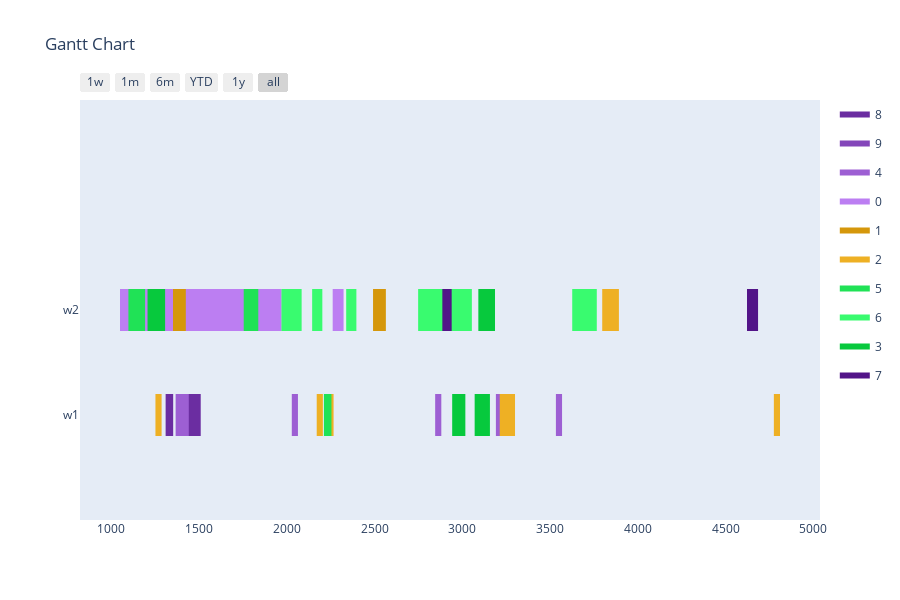

Here is the notebook cell this chart was saved with:
### Markdown cell above
Config 2 - Test with Two Point Crossover

### Code cell
optimizer = BaseGA(env)
optimizer.set_minimize()
# optional (in this case, all options given are the default option, if the configuration step is skipped)
optimizer.configure('tardiness', 'twopointcrossover', 'roulettewheel', 'randomize')
# choose an input generator (optional) -> decides how the data gets converted into the optimizer format
#optimizer.set_input_generator('SameLengthAlternativesGenerator')
# all parameters after offspring_amount are optional (in this case -> verbose=True)
result, best_fitness_history, average_fitness_history, best_generation_history, feasible_gen = optimizer.optimize(orders, max_generations, earliest_time_slot, last_time_slot, population_size, offspring_amount, verbose=True)
workstation_assignments = reformat_result(result, orders, env)
visualize(workstation_assignments, best_fitness_history, average_fitness_history, best_generation_history, feasible_gen)

### Figure 1 — Plotly figure (JSON) as saved in the notebook; plotly's stock layout.template omitted (floating-point values rounded to 4 significant figures)
{"data": [{"fill": "toself", "fillcolor": "rgb(107, 45, 161)", "hoverinfo": "name", "legendgroup": "rgb(107, 45, 161)", "mode": "none", "name": "8", "type": "scatter", "x": [1306, 1389, 1389, 1306, 1306, 509, 552, 552, 509, 509, 1309, 1352, 1352, 1309, 1309, 353, 396, 396, 353, 353, 1422, 1509, 1509, 1422, 1422, 655, 698, 698, 655], "y": [0.8, 0.8, 1.2, 1.2, null, -0.2, -0.2, 0.2, 0.2, null, -0.2, -0.2, 0.2, 0.2, null, -0.2, -0.2, 0.2, 0.2, null, -0.2, -0.2, 0.2, 0.2, null, -0.2, -0.2, 0.2, 0.2]}, {"fill": "toself", "fillcolor": "rgb(132, 70, 186)", "hoverinfo": "name", "legendgroup": "rgb(132, 70, 186)", "mode": "none", "name": "9", "type": "scatter", "x": [1333, 1406, 1406, 1333, 1333, 526, 589, 589, 526, 526, 1434, 1507, 1507, 1434, 1434, 287, 340, 340, 287], "y": [0.8, 0.8, 1.2, 1.2, null, 0.8, 0.8, 1.2, 1.2, null, 0.8, 0.8, 1.2, 1.2, null, 0.8, 0.8, 1.2, 1.2]}, {"fill": "toself", "fillcolor": "rgb(157, 95, 211)", "hoverinfo": "name", "legendgroup": "rgb(157, 95, 211)", "mode": "none", "name": "4", "type": "scatter", "x": [2845, 2880, 2880, 2845, 2845, 255, 290, 290, 255, 255, 2028, 2063, 2063, 2028, 2028, 3191, 3234, 3234, 3191, 3191, 1366, 1441, 1441, 1366, 1366, 3533, 3568, 3568, 3533], "y": [-0.2, -0.2, 0.2, 0.2, null, -0.2, -0.2, 0.2, 0.2, null, -0.2, -0.2, 0.2, 0.2, null, -0.2, -0.2, 0.2, 0.2, null, -0.2, -0.2, 0.2, 0.2, null, -0.2, -0.2, 0.2, 0.2]}, {"fill": "toself", "fillcolor": "rgb(188, 126, 242)", "hoverinfo": "name", "legendgroup": "rgb(188, 126, 242)", "mode": "none", "name": "0", "type": "scatter", "x": [924, 1049, 1049, 924, 924, 836, 976, 976, 836, 836, 925, 1060, 1060, 925, 925, 2261, 2304, 2304, 2261, 2261, 2839, 2897, 2897, 2839, 2839, 2262, 2323, 2323, 2262, 2262, 1294, 1429, 1429, 1294], "y": [0.8, 0.8, 1.2, 1.2, null, 0.8, 0.8, 1.2, 1.2, null, 0.8, 0.8, 1.2, 1.2, null, 0.8, 0.8, 1.2, 1.2, null, 0.8, 0.8, 1.2, 1.2, null, 0.8, 0.8, 1.2, 1.2, null, 0.8, 0.8, 1.2, 1.2]}, {"fill": "toself", "fillcolor": "rgb(213, 151, 11)", "hoverinfo": "name", "legendgroup": "rgb(213, 151, 11)", "mode": "none", "name": "1", "type": "scatter", "x": [2491, 2564, 2564, 2491, 2491, 1351, 1424, 1424, 1351, 1351, 406, 450, 450, 406, 406, 286, 339, 339, 286], "y": [0.8, 0.8, 1.2, 1.2, null, 0.8, 0.8, 1.2, 1.2, null, 0.8, 0.8, 1.2, 1.2, null, 0.8, 0.8, 1.2, 1.2]}, {"fill": "toself", "fillcolor": "rgb(238, 176, 36)", "hoverinfo": "name", "legendgroup": "rgb(238, 176, 36)", "mode": "none", "name": "2", "type": "scatter", "x": [3797, 3892, 3892, 3797, 3797, 3213, 3300, 3300, 3213, 3213, 2170, 2205, 2205, 2170, 2170, 4775, 4810, 4810, 4775, 4775, 1251, 1286, 1286, 1251, 1251, 2231, 2266, 2266, 2231], "y": [0.8, 0.8, 1.2, 1.2, null, -0.2, -0.2, 0.2, 0.2, null, -0.2, -0.2, 0.2, 0.2, null, -0.2, -0.2, 0.2, 0.2, null, -0.2, -0.2, 0.2, 0.2, null, -0.2, -0.2, 0.2, 0.2]}, {"fill": "toself", "fillcolor": "rgb(32, 226, 86)", "hoverinfo": "name", "legendgroup": "rgb(32, 226, 86)", "mode": "none", "name": "5", "type": "scatter", "x": [1754, 1837, 1837, 1754, 1754, 2845, 2940, 2940, 2845, 2845, 1097, 1192, 1192, 1097, 1097, 2211, 2254, 2254, 2211, 2211, 596, 683, 683, 596, 596, 599, 634, 634, 599], "y": [0.8, 0.8, 1.2, 1.2, null, 0.8, 0.8, 1.2, 1.2, null, 0.8, 0.8, 1.2, 1.2, null, -0.2, -0.2, 0.2, 0.2, null, -0.2, -0.2, 0.2, 0.2, null, -0.2, -0.2, 0.2, 0.2]}, {"fill": "toself", "fillcolor": "rgb(57, 251, 111)", "hoverinfo": "name", "legendgroup": "rgb(57, 251, 111)", "mode": "none", "name": "6", "type": "scatter", "x": [2338, 2396, 2396, 2338, 2338, 2929, 3054, 3054, 2929, 2929, 2748, 2888, 2888, 2748, 2748, 2144, 2202, 2202, 2144, 2144, 1969, 2084, 2084, 1969, 1969, 355, 398, 398, 355, 355, 3626, 3766, 3766, 3626], "y": [0.8, 0.8, 1.2, 1.2, null, 0.8, 0.8, 1.2, 1.2, null, 0.8, 0.8, 1.2, 1.2, null, 0.8, 0.8, 1.2, 1.2, null, 0.8, 0.8, 1.2, 1.2, null, 0.8, 0.8, 1.2, 1.2, null, 0.8, 0.8, 1.2, 1.2]}, {"fill": "toself", "fillcolor": "rgb(7, 201, 61)", "hoverinfo": "name", "legendgroup": "rgb(7, 201, 61)", "mode": "none", "name": "3", "type": "scatter", "x": [1206, 1289, 1289, 1206, 1206, 3091, 3186, 3186, 3091, 3091, 1223, 1306, 1306, 1223, 1223, 218, 253, 253, 218, 218, 2942, 3017, 3017, 2942, 2942, 3070, 3157, 3157, 3070], "y": [0.8, 0.8, 1.2, 1.2, null, 0.8, 0.8, 1.2, 1.2, null, 0.8, 0.8, 1.2, 1.2, null, -0.2, -0.2, 0.2, 0.2, null, -0.2, -0.2, 0.2, 0.2, null, -0.2, -0.2, 0.2, 0.2]}, {"fill": "toself", "fillcolor": "rgb(82, 20, 136)", "hoverinfo": "name", "legendgroup": "rgb(82, 20, 136)", "mode": "none", "name": "7", "type": "scatter", "x": [402, 475, 475, 402, 402, 2886, 2939, 2939, 2886, 2886, 4622, 4685, 4685, 4622, 4622, 800, 853, 853, 800], "y": [0.8, 0.8, 1.2, 1.2, null, 0.8, 0.8, 1.2, 1.2, null, 0.8, 0.8, 1.2, 1.2, null, 0.8, 0.8, 1.2, 1.2]}, {"legendgroup": "rgb(107, 45, 161)", "marker": {"color": "rgb(107, 45, 161)", "opacity": 0, "size": 1}, "mode": "markers", "name": "", "showlegend": false, "text": [null, null, null, null, null, null, null, null, null, null, null, null], "type": "scatter", "x": [1306, 1389, 509, 552, 1309, 1352, 353, 396, 1422, 1509, 655, 698], "y": [1, 1, 0, 0, 0, 0, 0, 0, 0, 0, 0, 0]}, {"legendgroup": "rgb(132, 70, 186)", "marker": {"color": "rgb(132, 70, 186)", "opacity": 0, "size": 1}, "mode": "markers", "name": "", "showlegend": false, "text": [null, null, null, null, null, null, null, null], "type": "scatter", "x": [1333, 1406, 526, 589, 1434, 1507, 287, 340], "y": [1, 1, 1, 1, 1, 1, 1, 1]}, {"legendgroup": "rgb(157, 95, 211)", "marker": {"color": "rgb(157, 95, 211)", "opacity": 0, "size": 1}, "mode": "markers", "name": "", "showlegend": false, "text": [null, null, null, null, null, null, null, null, null, null, null, null], "type": "scatter", "x": [2845, 2880, 255, 290, 2028, 2063, 3191, 3234, 1366, 1441, 3533, 3568], "y": [0, 0, 0, 0, 0, 0, 0, 0, 0, 0, 0, 0]}, {"legendgroup": "rgb(188, 126, 242)", "marker": {"color": "rgb(188, 126, 242)", "opacity": 0, "size": 1}, "mode": "markers", "name": "", "showlegend": false, "text": [null, null, null, null, null, null, null, null, null, null, null, null, null, null], "type": "scatter", "x": [924, 1049, 836, 976, 925, 1060, 2261, 2304, 2839, 2897, 2262, 2323, 1294, 1429], "y": [1, 1, 1, 1, 1, 1, 1, 1, 1, 1, 1, 1, 1, 1]}, {"legendgroup": "rgb(213, 151, 11)", "marker": {"color": "rgb(213, 151, 11)", "opacity": 0, "size": 1}, "mode": "markers", "name": "", "showlegend": false, "text": [null, null, null, null, null, null, null, null], "type": "scatter", "x": [2491, 2564, 1351, 1424, 406, 450, 286, 339], "y": [1, 1, 1, 1, 1, 1, 1, 1]}, {"legendgroup": "rgb(238, 176, 36)", "marker": {"color": "rgb(238, 176, 36)", "opacity": 0, "size": 1}, "mode": "markers", "name": "", "showlegend": false, "text": [null, null, null, null, null, null, null, null, null, null, null, null], "type": "scatter", "x": [3797, 3892, 3213, 3300, 2170, 2205, 4775, 4810, 1251, 1286, 2231, 2266], "y": [1, 1, 0, 0, 0, 0, 0, 0, 0, 0, 0, 0]}, {"legendgroup": "rgb(32, 226, 86)", "marker": {"color": "rgb(32, 226, 86)", "opacity": 0, "size": 1}, "mode": "markers", "name": "", "showlegend": false, "text": [null, null, null, null, null, null, null, null, null, null, null, null], "type": "scatter", "x": [1754, 1837, 2845, 2940, 1097, 1192, 2211, 2254, 596, 683, 599, 634], "y": [1, 1, 1, 1, 1, 1, 0, 0, 0, 0, 0, 0]}, {"legendgroup": "rgb(57, 251, 111)", "marker": {"color": "rgb(57, 251, 111)", "opacity": 0, "size": 1}, "mode": "markers", "name": "", "showlegend": false, "text": [null, null, null, null, null, null, null, null, null, null, null, null, null, null], "type": "scatter", "x": [2338, 2396, 2929, 3054, 2748, 2888, 2144, 2202, 1969, 2084, 355, 398, 3626, 3766], "y": [1, 1, 1, 1, 1, 1, 1, 1, 1, 1, 1, 1, 1, 1]}, {"legendgroup": "rgb(7, 201, 61)", "marker": {"color": "rgb(7, 201, 61)", "opacity": 0, "size": 1}, "mode": "markers", "name": "", "showlegend": false, "text": [null, null, null, null, null, null, null, null, null, null, null, null], "type": "scatter", "x": [1206, 1289, 3091, 3186, 1223, 1306, 218, 253, 2942, 3017, 3070, 3157], "y": [1, 1, 1, 1, 1, 1, 0, 0, 0, 0, 0, 0]}, {"legendgroup": "rgb(82, 20, 136)", "marker": {"color": "rgb(82, 20, 136)", "opacity": 0, "size": 1}, "mode": "markers", "name": "", "showlegend": false, "text": [null, null, null, null, null, null, null, null], "type": "scatter", "x": [402, 475, 2886, 2939, 4622, 4685, 800, 853], "y": [1, 1, 1, 1, 1, 1, 1, 1]}], "layout": {"height": 600, "hovermode": "closest", "showlegend": true, "title": {"text": "Gantt Chart"}, "xaxis": {"rangeselector": {"buttons": [{"count": 7, "label": "1w", "step": "day", "stepmode": "backward"}, {"count": 1, "label": "1m", "step": "month", "stepmode": "backward"}, {"count": 6, "label": "6m", "step": "month", "stepmode": "backward"}, {"count": 1, "label": "YTD", "step": "year", "stepmode": "todate"}, {"count": 1, "label": "1y", "step": "year", "stepmode": "backward"}, {"step": "all"}]}, "showgrid": false, "type": "date", "zeroline": false}, "yaxis": {"autorange": false, "range": [-1, 3], "showgrid": false, "ticktext": ["w1", "w2"], "tickvals": [0, 1], "zeroline": false}}}
